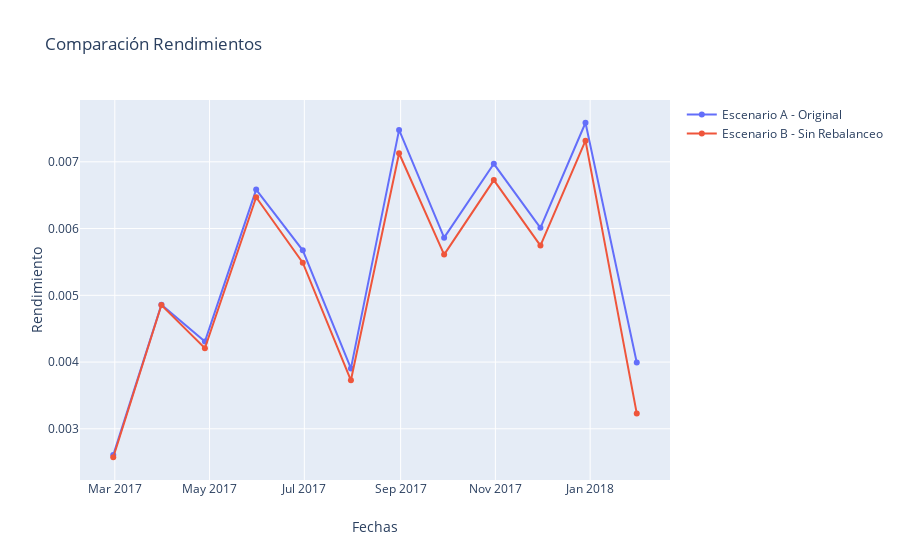

Notebook source saved alongside this figure:
### Markdown cell above
### <font color = teal> Grafica de Rendimiento Original vs. Rendimiento Escenario A

### Code cell
x = fechas
data1 = go.Scatter(x=x,y= Rends_mensual, mode= 'lines+markers', name= 'Escenario A - Original')
data2 = go.Scatter(x=x,y= Rends_mensual1, mode= 'lines+markers', name= 'Escenario B - Sin Rebalanceo')

data= [data1,data2]
layout = go.Layout(title='Comparación Rendimientos', xaxis=dict(title='Fechas'),yaxis=dict(title='Rendimiento'))
fig = go.Figure(data=data,layout=layout)
iplot(fig, filename = 'Hist')

### Figure 1 — Plotly figure (JSON) as saved in the notebook; plotly's stock layout.template omitted (floating-point values rounded to 4 significant figures)
{"data": [{"mode": "lines+markers", "name": "Escenario A - Original", "type": "scatter", "x": ["2017-02-28", "2017-03-31", "2017-04-28", "2017-05-31", "2017-06-30", "2017-07-31", "2017-08-31", "2017-09-29", "2017-10-31", "2017-11-30", "2017-12-29", "2018-01-31", "2018-02-28"], "y": [0.002606, 0.004858, 0.004307, 0.006583, 0.005673, 0.003905, 0.007478, 0.005864, 0.00697, 0.006011, 0.007585, 0.003994]}, {"mode": "lines+markers", "name": "Escenario B - Sin Rebalanceo", "type": "scatter", "x": ["2017-02-28", "2017-03-31", "2017-04-28", "2017-05-31", "2017-06-30", "2017-07-31", "2017-08-31", "2017-09-29", "2017-10-31", "2017-11-30", "2017-12-29", "2018-01-31", "2018-02-28"], "y": [0.002574, 0.004854, 0.004206, 0.006468, 0.005489, 0.003727, 0.007127, 0.00561, 0.006726, 0.005745, 0.007317, 0.00323]}], "layout": {"title": {"text": "Comparación Rendimientos"}, "xaxis": {"title": {"text": "Fechas"}}, "yaxis": {"title": {"text": "Rendimiento"}}}}
